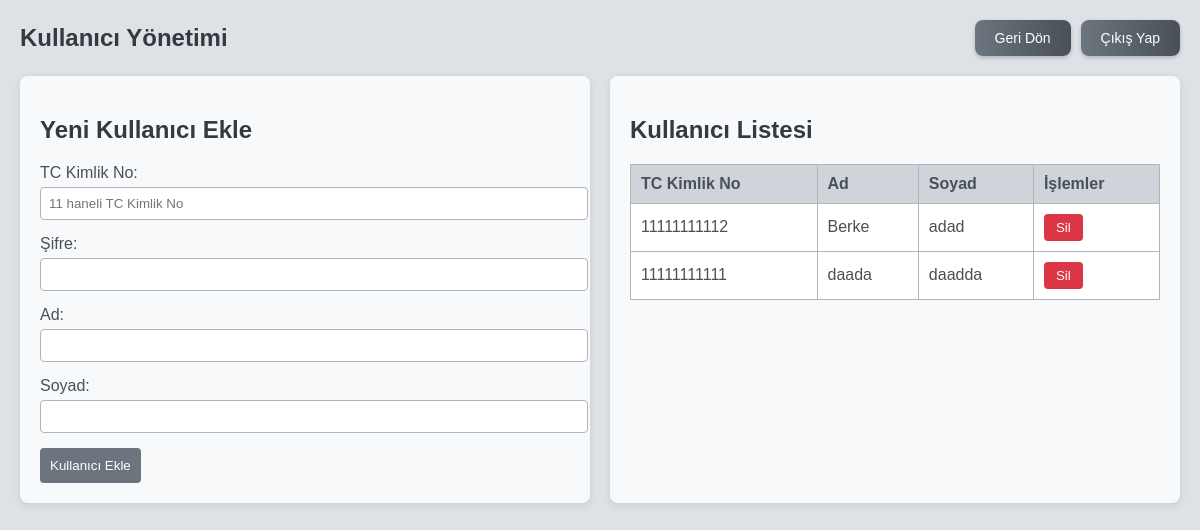
Page /kullanici_yonetim (signed in) on the committed database.
### tables this page shows
CREATE TABLE kullanicilar (
            id TEXT PRIMARY KEY,
            tc TEXT  NOT NULL,
            sifre TEXT NOT NULL,
            ad TEXT NOT NULL,
            soyad TEXT NOT NULL,
            foto TEXT
        );

### app.py (the view, shortened to what this page needs)
@app.route('/kullanici_yonetim', methods=['GET', 'POST'])
def kullanici_yonetim():
    if 'tc' not in session or session.get('rol') != 'personel':
        return redirect(url_for('personel_giris'))
    conn = veritabani_baglantisi()
    cur = conn.cursor()
    odunc_kitaplar = None
    tc = None
    mevcut_kitaplar = None
    cur.execute('SELECT tc, ad, soyad FROM kullanicilar')
    kullanicilar = cur.fetchall()
    conn.close()
    return render_template('kullanici_yonetim.html',
                         odunc_kitaplar=odunc_kitaplar,
                         tc=tc,
                         mevcut_kitaplar=mevcut_kitaplar,
                         kullanicilar=kullanicilar)

### app.py (called while the page is built)
def veritabani_baglantisi() -> sqlite3.Connection:
    conn = sqlite3.connect('kutuphane.db')
    conn.row_factory = sqlite3.Row
    return conn

### templates/kullanici_yonetim.html (shortened to what this page needs)
<!DOCTYPE html>
<html lang="tr">
<head>
</head>
<body>
    <div class="app-container">
        <div class="library-section">
            <div class="header-title">
                <h1>Kullanıcı Yönetimi</h1>
                <div class="button-container">
                    <a href="{{ url_for('kutuphane_personel') }}" class="logout-btn">Geri Dön</a>
                    <a href="{{ url_for('personel_cikis') }}" class="logout-btn">Çıkış Yap</a>
                </div>
            </div>
            <div class="content-container">
                <div class="section">
                    <h2>Yeni Kullanıcı Ekle</h2>
                    <form action="{{ url_for('kullanici_yonetim') }}" method="POST">
                        <div class="form-group">
                            <label for="tc">TC Kimlik No:</label>
                            <input type="text" id="tc" name="tc" required pattern="\d{11}" maxlength="11" placeholder="11 haneli TC Kimlik No ">
                        </div>
                        <div class="form-group">
                            <label for="sifre">Şifre:</label>
                            <input type="password" id="sifre" name="sifre" required>
                        </div>
                        <div class="form-group">
                            <label for="ad">Ad:</label>
                            <input type="text" id="ad" name="ad" required>
                        </div>
                        <div class="form-group">
                            <label for="soyad">Soyad:</label>
                            <input type="text" id="soyad" name="soyad" required>
                        </div>
                        <button type="submit" class="submit-btn">Kullanıcı Ekle</button>
                    </form>
                </div>
                <div class="section">
                    <h2>Kullanıcı Listesi</h2>
                    <table>
                        <tr>
                            <th>TC Kimlik No</th>
                            <th>Ad</th>
                            <th>Soyad</th>
                            <th>İşlemler</th>
                        </tr>
                        {% for kullanici in kullanicilar %}
                        <tr>
                            <td>{{ kullanici['tc'] }}</td>
                            <td>{{ kullanici['ad'] }}</td>
                            <td>{{ kullanici['soyad'] }}</td>
                            <td>
                                <form action="{{ url_for('kullanici_yonetim') }}" method="POST" style="display:inline;">
                                    <button type="submit" class="delete-btn" onclick="return confirm('Bu kullanıcıyı silmek istediğinizden emin misiniz?');">Sil</button>
                                </form>
                            </td>
                        </tr>
                        {% endfor %}
                    </table>
                </div>
            </div>
        </div>
    </div>
</body>
</html>

### templates/kullanici_yonetim.html (style rules this page uses)
body { margin: 0; padding: 0; min-height: 100vh; overflow-x: hidden; background-color: #e9ecef; font-family: 'Arial', sans-serif; color: #343a40; }
.app-container { display: flex; min-height: 100vh; overflow-x: hidden; position: relative; }
.library-section { flex: 1; padding: 20px; background-color: #dee2e6; position: relative; }
.header-title { display: flex; justify-content: space-between; align-items: center; margin-bottom: 20px; }
.header-title h1 { margin: 0; font-size: 24px; font-weight: 600; color: #343a40; }
.button-container { display: flex; gap: 10px; }
.logout-btn { text-decoration: none; padding: 10px 20px; background: linear-gradient(90deg, #6c757d, #495057); color: white; border: none; border-radius: 8px; font-size: 14px; font-weight: 500; transition: all 0.3s ease; box-shadow: 0 2px 4px rgba(0, 0, 0, 0.2); cursor: pointer; text-align: center; }
.content-container { display: flex; gap: 20px; flex-wrap: wrap; }
.section { background: #f8f9fa; padding: 20px; border-radius: 8px; box-shadow: 0 2px 8px rgba(0, 0, 0, 0.1); flex: 1; min-width: 300px; }
table { border-collapse: collapse; width: 100%; margin-bottom: 20px; background-color: #fff; }
th, td { border: 1px solid #adb5bd; padding: 10px; text-align: left; color: #495057; }
th { background-color: #ced4da; font-weight: 600; }
tbody tr { transition: background-color 0.3s ease; }
.form-group { margin-bottom: 15px; }
.form-group label { display: block; margin-bottom: 5px; color: #495057; font-weight: 500; }
.form-group input, .form-group select { width: 100%; padding: 8px; border: 1px solid #adb5bd; border-radius: 4px; background-color: #fff; transition: border-color 0.3s ease, box-shadow 0.3s ease; }
.submit-btn { padding: 10px; background-color: #6c757d; color: white; border: none; border-radius: 4px; cursor: pointer; transition: background-color 0.3s ease, transform 0.1s ease; }
.delete-btn { padding: 6px 12px; background-color: #dc3545; color: white; border: none; border-radius: 4px; cursor: pointer; transition: background-color 0.3s ease, transform 0.1s ease; }

### rows in the picture
kullanicilar: tc "11111111112", ad "Berke", soyad "adad", tc "11111111111", ad "daada", soyad "daadda"
